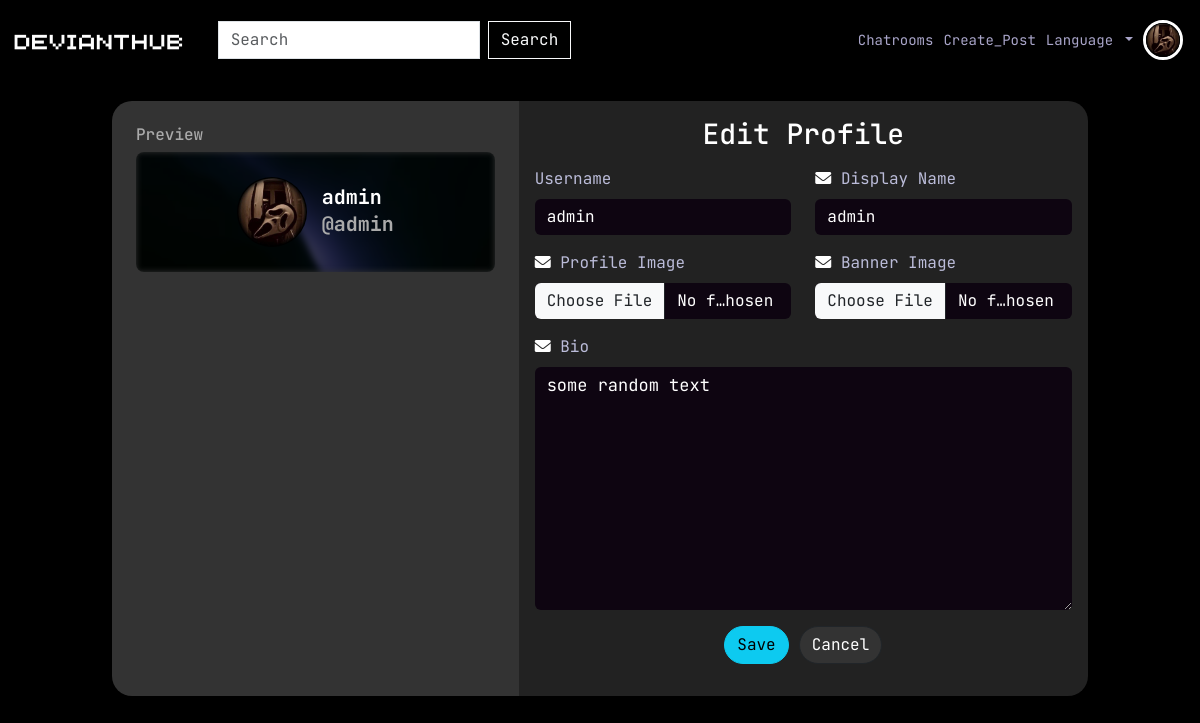
The page /users/edit-profile/ (signed in) on the database its author committed.
### users/models.py (models this page shows, shortened)
class Profile(models.Model):
    user = models.OneToOneField(User, on_delete=models.CASCADE, null=True, blank=True)
    username = models.CharField(max_length=15, unique=True, null=True)
    display_name = models.CharField(max_length=15, null=True, blank=True)
    image = models.ImageField(
        upload_to=upload_to,
        default='default/profile_default.png',
        validators=[
            FileExtensionValidator(allowed_extensions=tuple(ext for ext in utils.IMAGE_EXTENSIONS if ext != 'gif')),
            utils.validate_file_size,
        ]
    )
    banner = models.ImageField(
        upload_to=upload_to,
        default='default/banner.jpg',
        validators=[
            FileExtensionValidator(allowed_extensions=tuple(ext for ext in utils.IMAGE_EXTENSIONS if ext != 'gif')),
            utils.validate_file_size,
        ]
    )
    email = models.EmailField(max_length=100, null=True)
    bio = models.TextField(max_length=300, null=True, blank=True)
    created = models.DateTimeField(auto_now_add=True)
    updated = models.DateTimeField(auto_now=True)
    id = models.UUIDField(default=uuid4, unique=True, editable=False, primary_key=True)
    def get_username(self):
        return self.display_name if self.display_name else self.username
    class Meta:
        ordering = ['-created']

### users/views.py (the view, shortened to what this page needs)
# urls.py: path('edit-profile/', views.edit_profile, name='edit_profile'),
@login_required(login_url='account_login')
def edit_profile(request):
    profile = request.user.profile
    profile_copy = deepcopy(profile)
    form = ProfileForm(instance=profile)
    context = {
        'form': form,
    }
    return render(request, 'users/profile_form.html', context)

### users/templates/users/profile_form.html (shortened to what this page needs)
{% extends 'layouts/blank.html' %}
{% load static %}
{% block content %}
<div class="container d-flex justify-content-center align-items-stretch mt-3 register" style="min-height: 70vh; max-width: 1000px;">
    <div class="row w-100">
        <div class="col-12 col-md-5 p-4 register-left-panel" style="background-color: #333; color: #fff; display: flex; flex-direction: column; justify-content: flex-start; position: relative;">
            <h6 style="color: #aaa;">Preview</h6>
            <div class="mb-3" style="height: 120px; border-radius: 8px; overflow: hidden; position: relative;">
                <div id="profile-banner-preview" style="
                    position: absolute;
                    top: 0;
                    left: 0;
                    width: 100%;
                    height: 100%;
                    background: linear-gradient(rgba(0, 0, 0, 0.7), rgba(0, 0, 0, 0.7)), url('{{ request.user.profile.banner.url }}');
                    background-size: cover;
                    background-position: center;
                    filter: blur(3px);
                    z-index: 1;">
                </div>
                <div class="d-flex align-items-center justify-content-center h-100" style="gap: 15px; position: relative; z-index: 2;">
                    <div style="width: 70px; height: 70px; background-color: #555; border-radius: 50%; overflow: hidden; flex-shrink: 0;">
                        <img id="profile-image-preview" src="{{ request.user.profile.image.url }}" alt="Profile Picture" style="width: 100%; height: 100%; object-fit: cover;">
                    </div>
                    <div>
                        <h5 style="margin: 0; font-size: 20px; color: #fff; font-weight: bold;">{{ request.user.profile.display_name }}</h5>
                        <p id="username-preview" style="margin: 0; font-size: 20px; color: #aaa; font-weight: bold;">@{{ request.user.profile.username }}</p>
                    </div>
                </div>
            </div>
        </div>
        <div class="col-12 col-md-7 p-3 register-right-panel" style="background-color: #222; color: #fff; display: flex; flex-direction: column; justify-content: flex-start;">
            <h3 class="text-center mb-3">Edit Profile</h3>
            <form method="post" enctype="multipart/form-data">
                <div class="row">
                    <div class="col-12 col-md-6 mb-3">
                        <label for="username" class="form-label">Username</label>
                        {{ form.username }}
                    </div>
                    <div class="col-12 col-md-6 mb-3">
                        <span>
                            <i class="fas fa-envelope"></i>
                        </span>
                        <label for="displayname" class="form-label">Display Name</label>
                        {{ form.display_name }}
                    </div>
                    <div class="col-12 col-md-6 mb-3">
                        <span>
                            <i class="fas fa-envelope profile-image-error"></i>
                        </span>
                        <label for="profileImage" class="form-label">Profile Image</label>
                        {{ form.image }}
                    </div>
                    <div class="col-12 col-md-6 mb-3">
                        <span>
                            <i class="fas fa-envelope profile-banner-error"></i>
                        </span>
                        <label for="bannerImage" class="form-label">Banner Image</label>
                        {{ form.banner }}
                    </div>
                </div>
                <div class="mb-3">
                    <span>
                        <i class="fas fa-envelope"></i>
                    </span>
                    <label for="bio" class="form-label">Bio</label>
                    {{ form.bio }}
                </div>
                <div class="d-flex justify-content-center mb-3">
                    <button id="submitButton" type="submit" class="btn login-button btn-info d-flex justify-content-center align-items-center radius-md" style="margin-right: 10px;">
                        <span>Save</span>
                    </button>
                    <a href="{{ request.GET.next }}" class="btn btn-dark d-flex justify-content-center align-items-center radius-md" style="background-color: #333; color: #fff;">
                        <span>Cancel</span>
                    </a>
                </div>
            </form>
        </div>
    </div>
</div>
{% endblock content %}

### templates/navbar.html (shortened to what this page needs)
{% load static %}
<nav class="navbar navbar-expand-lg navbar-dark fixed-top">
    <div class="container-fluid">
        <a class="navbar-brand text-white" href="/">
            <img src="{% static 'img/logo_no_text2.png' %}" alt="Logo" class="logo-img">
        </a>
        <div class="collapse navbar-collapse" id="navbarNav">
            <form class="d-flex ms-3 search-bar">
                <input class="form-control me-2 no-radius" type="search" placeholder="Search" aria-label="Search">
                <button class="btn btn-outline-light no-radius" type="submit">Search</button>
            </form>
            <ul class="navbar-nav ms-auto">
                <li class="nav-item">
                    <a class="nav-link" href="{% url 'chat:chat' %}">Chatrooms</a>
                </li>
                <li class="nav-item">
                    <a class="nav-link" href="{% url 'posts:create_post' %}">Create_Post</a>
                </li>
                <li class="nav-item dropdown">
                    <a class="nav-link dropdown-toggle" href="#" id="navbarDropdown" role="button" data-bs-toggle="dropdown" aria-expanded="false">
                        Language
                    </a>
                </li>
                {% if request.user.is_authenticated %}
                    <li class="nav-item dropdown">
                        <a class="nav-link dropdown-toggle profile-dropdown" href="#" id="navbarDropdown" role="button" data-bs-toggle="dropdown" aria-expanded="false">
                            <img src="{{ user.profile.image.url }}" class="profile-image" alt="Profile">
                        </a>
                    </li>
                {% else %}
                    <li class="nav-item">
                        <a class="btn btn-outline-light" href="{% url 'account_login' %}">Log In</a>
                        <a class="btn btn-outline-light" href="{% url 'account_signup' %}">Sign Up</a>
                    </li>
                {% endif %}
            </ul>
        </div>
    </div>
</nav>

### static/css/main.css (style rules this page uses)
body { font-family: 'JetBrains Mono', monospace; background-color: #000; color: #fff; padding-top: 85px; margin: 0; }
.navbar { background-color: black; padding-top: 15px; }
@media (min-width: 992px) { .navbar-nav { display: flex; align-items: center; } }
.logo-img { max-width: 100%; height: 20px; }
.nav-link { text-decoration: none; color: rgb(169, 165, 201); }
a { color: #0d6efd; text-decoration: none; }
.no-radius { border-radius: 0 !important; }
.radius-md { border-radius: 20px; }
.login-field::placeholder { color: rgb(160, 160, 160); }
.login-field { background-color: #0e0511; color: white; border: none; }
.form-label { color: rgb(187, 188, 217); }
.profile-dropdown::after { display: none; }
.profile-image { width: 40px; height: 40px; border-radius: 50%; border: 3px solid white; object-fit: cover; display: block; }
.register-left-panel { background-color: #333; color: #fff; display: flex; flex-direction: column; justify-content: flex-start; border-radius: 20px 0 0 20px; }
.register-right-panel { background-color: #222; color: #fff; display: flex; flex-direction: column; justify-content: flex-start; border-radius: 0 20px 20px 0; }
.nav-item { border: none !important; }
.nav-link { border-radius: 20px !important; padding: 5px !important; border: none !important; font-size: 14px; }

### rows shown on the page
Profile: username "admin", display_name "admin", bio "some random text"

### other values the page prints
{{ request.user.profile.display_name }} "admin"
{{ request.user.profile.username }} "admin"
